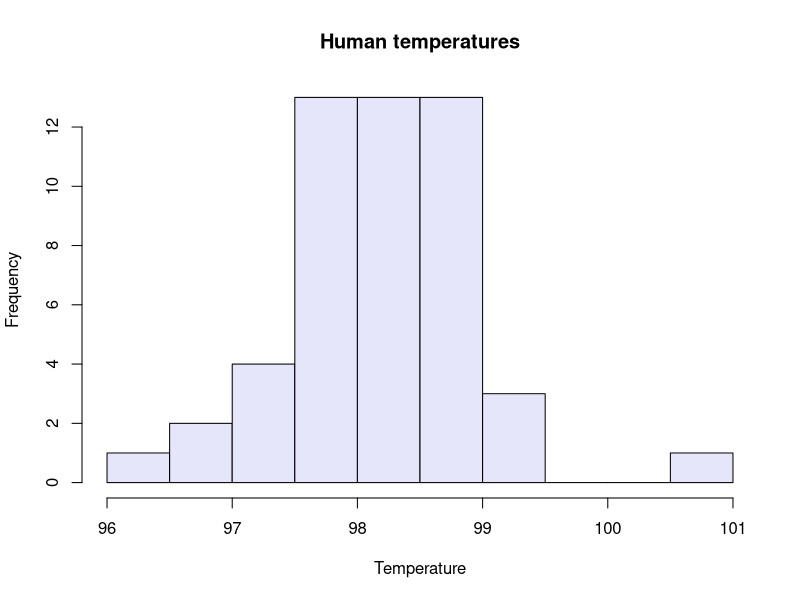
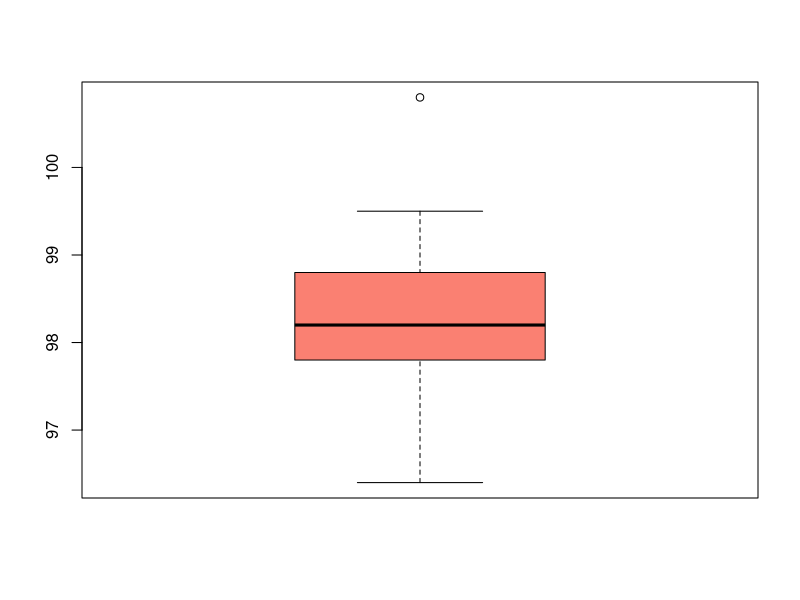
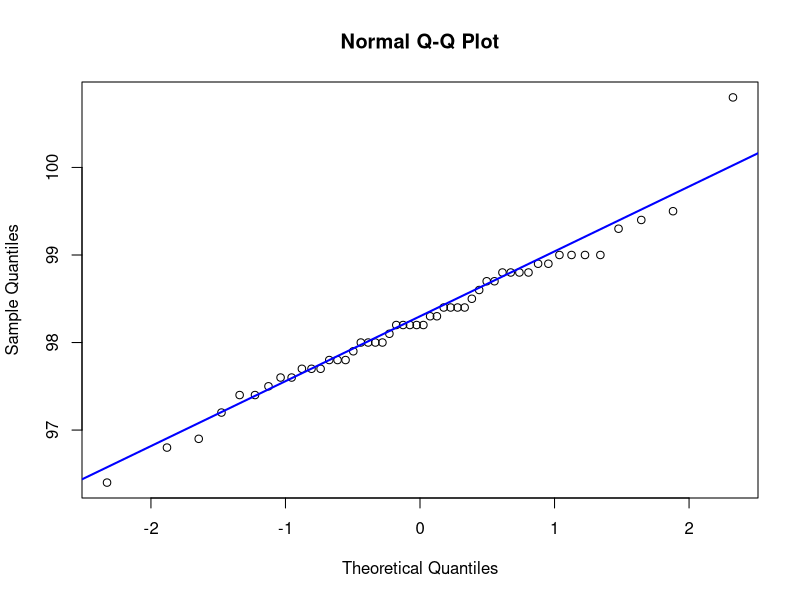
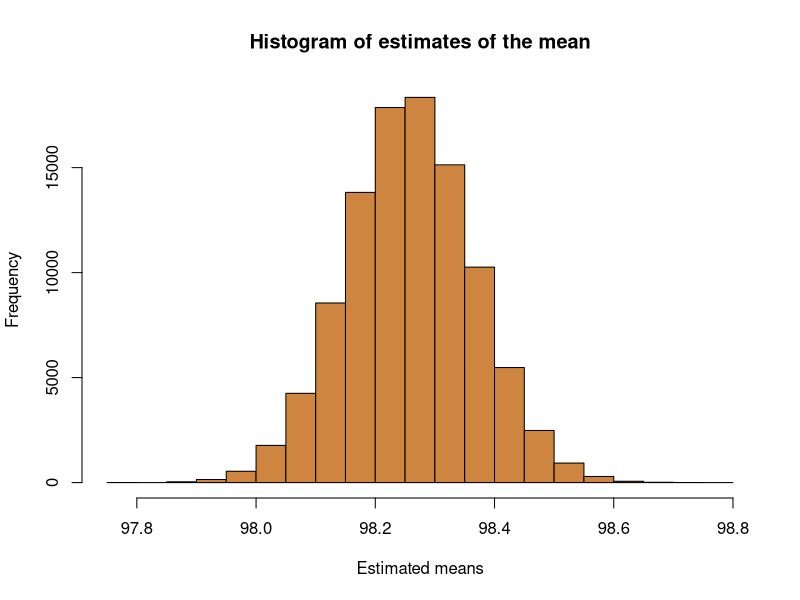

Write R code to recreate these figures, in order.
## ---- chunk 1
knitr::opts_chunk$set(echo = TRUE)
## ---- chunk 2
temperature<-read.csv("temperatures.csv")
## ---- chunk 3
ls.str(temperature)
## ---- chunk 4
temp<-temperature$BodyTemp
n=length(temp)
print(n)
## ---- chunk 5
hist(temp, 
     main="Human temperatures",
     xlab="Temperature",
     col="lavender")
## ---- chunk 6
t.test(temp)
## ---- chunk 7
boxplot(temp, 
        col="salmon")
qqnorm(temp)
qqline(temp, col="blue", lwd=2)
## ---- chunk 8
shapiro.test(temp)
## ---- chunk 9
n.boot=10^5
mu.hats=replicate(n.boot, mean(sample(temp, n, replace=TRUE)))
hist(mu.hats, 
     main="Histogram of estimates of the mean",
     xlab="Estimated means",
     col="peru")
mu.hat=mean(mu.hats)
print(mu.hat)
## ---- chunk 10
quantile(mu.hats, c(0.025, 0.975))
